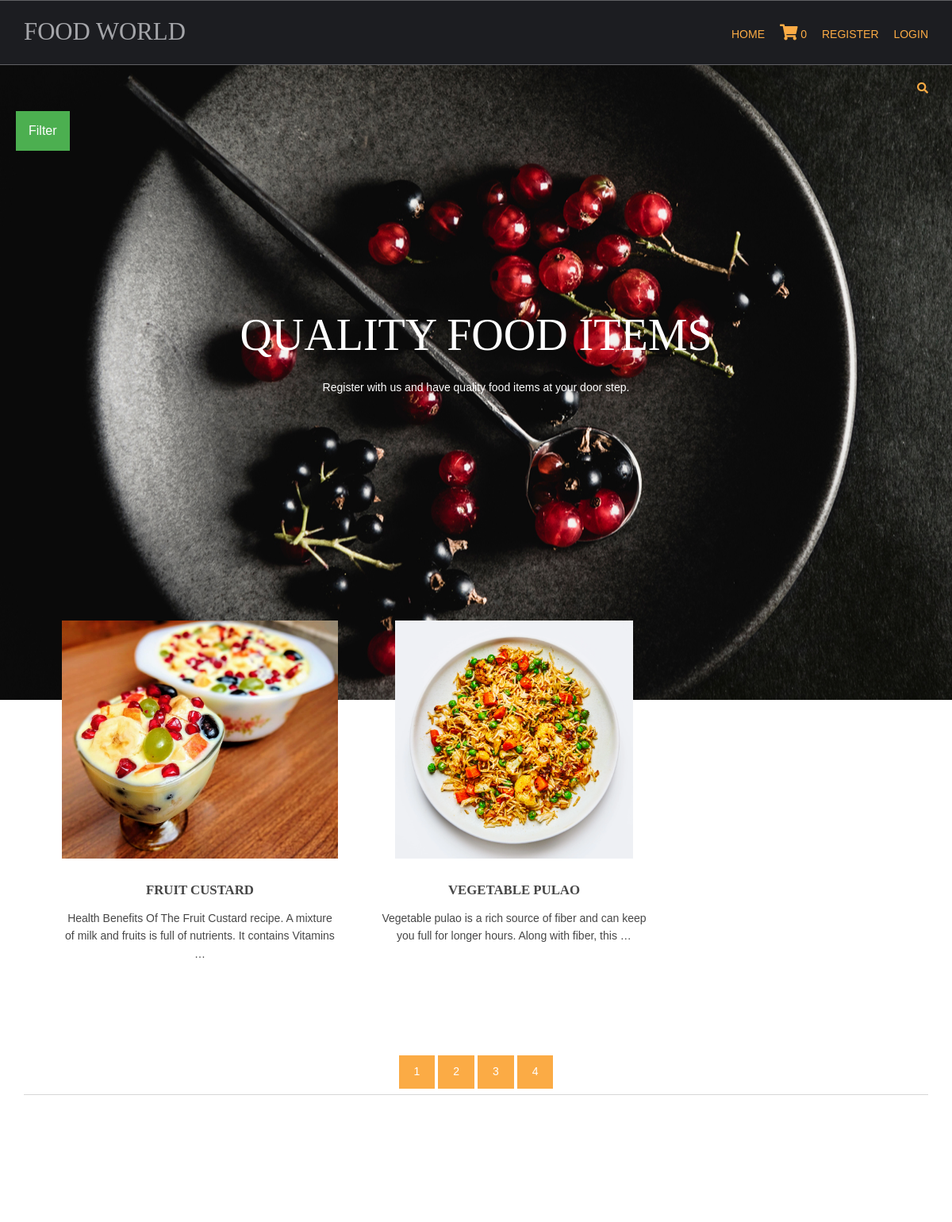
/?page=3, run on the app's committed database.
### shop/models.py (models this page shows, shortened)
class products(models.Model):
    name=models.CharField(max_length=150,unique=True)
    slug=models.CharField(max_length=150,unique=True)
    img=models.ImageField(upload_to='product')
    desc=models.TextField()
    stock=models.IntegerField()
    available=models.BooleanField
    price=models.IntegerField()
    category=models.ForeignKey(categ,on_delete=models.CASCADE)
    def get_url(self):
        return reverse('details',args=[self.category.slug,self.slug])

### shop/views.py (the view)
# urls.py: 2. Add a URL to urlpatterns:  path('', views.home, name='home')
def home(request,c_slug=None):
    c_page=None
    prodt=None
    if c_slug!=None:
        c_page=get_object_or_404(categ,slug=c_slug)
        prodt=products.objects.filter(category=c_page)
    else:
        prodt=products.objects.all()
    cat=categ.objects.all()
    paginator=Paginator(prodt,2)
    try:
        page=int(request.GET.get('page','1'))
    except:
        page=1
    try:
        pro=paginator.page(page)
    except(EmptyPage,InvalidPage):
        pro=paginator.page(paginator.num_pages)
    return render(request,'home.html',{'pr':prodt,'ct':cat,'pg':pro})

### cart/context_processor.py (called while the page is built)
def count(request):
    item_count=0
    if 'admin' in request.path:
        return {}
    else:
        try:
            ct=cartlist.objects.filter(cart_id=c_id(request))
            cti=items.objects.all().filter(cart=ct[:1])
            for c in cti:
                item_count += c.quan
        except cartlist.DoesNotExist:
            item_count=0
        return dict(itc=item_count)

### cart/views.py (called while the page is built)
def c_id(request):
    ct_id=request.session.session_key
    if not ct_id:
        ct_id=request.session.create()
    return ct_id

### shop/models.py (called while the page is built)
    def get_url(self):
        return reverse('prod_cat',args=[self.slug])

### templates/home.html (shortened to what this page needs)
{% extends 'base.html' %}
{% load static %}
{% block content %}
<html lang="">
<head>
<link href="{% static 'hm/layout/styles/layout.css' %}" rel="stylesheet" type="text/css" media="all">
</head>
<body id="top">
<div class="abcd" style="background-image:url({% static 'hm/images/demo/backgrounds/bg.jpg' %});">
<div class="wrapper row0">
    <div id="topbar" class="hoc clear">
  <div class="fl_right">
        <ul class="nospace">
                  <li id="searchform">
          </li>
        </ul>
</div>
    </div>
</div>
<div class="dropdown">
  <button class="dropbtn">Filter</button>
</div>
  <div id="pageintro" class="hoc clear">
    <article>
      <h3 class="heading">QUALITY FOOD ITEMS</h3>
      <p>Register with us and have quality food items at your door step.</p>
    </article>
  </div>
</div>
<div class="wrapper row3">
  <main class="hoc container clear">
    <section id="introblocks">
      <ul class="nospace group btmspace-80">
        {% for i in pg.object_list %}
        <li class="one_third">
          <figure><a class="imgover" href="{{i.get_url}}"><img src="{{i.img.url}}" alt="" style="height:300"></a>
            <figcaption>
              <h6 class="heading">{{i.name}}</h6>
              <p>{{i.desc|truncatewords:20}}</p>
              <br>
            </figcaption>
          </figure>
        </li>
        {% endfor %}
      </ul>
    </section>
    <center>
  {% for p in pg.paginator.page_range %}
          <a href="?page={{p}}" class="btn btn-light btn-sm {% if pg.number == p %} active {% endif %}"> {{p}} </a>
  {% endfor %}
    </center>
    <hr class="btmspace-80">
  </main>
</div>
</body>
</html>
{% endblock %}

### static/hm/layout/styles/layout.css (style rules this page uses)
#topbar { padding:20px 0; font-size:.8rem; text-transform:uppercase; }
#topbar ul li { display:inline-block; margin-right:15px; }
#topbar ul li:last-child { margin-right:0; padding-right:0; border-right:none; }
#topbar #searchform { position:relative; line-height:1; z-index:9999; }
#topbar #searchform::after { display:block; height:18px; line-height:18px; padding:0; font-family:"Font Awesome\ 5 Free"; font-weight:900; font-size:1rem; content:"\f002"; }
#topbar #searchform ::placeholder { text-transform:capitalize; }
#pageintro { padding:200px 0 300px; }
#pageintro article, #pageintro article p { display:block; max-width:75%; margin:0 auto; text-align:center; }
#pageintro article p { max-width:65%; line-height:2rem; }
#pageintro .heading { margin-bottom:20px; font-size:4rem; }
.container { padding:80px 0; }
#introblocks { display:block; position:relative; margin:-180px 0 0 0; z-index:1; text-align:center; }
#introblocks figure figcaption { display:block; padding:30px 0 0 0; text-align:center; }
#introblocks figure figcaption .heading { font-size:1.2rem; font-weight:700; margin-bottom:0; }
*, *::before, *::after { transition:all .3s ease-in-out; }
body { color:#A5A6AA; background-color:#1C1D21; }
a { color:#FBAB45; }
hr, .borderedbox { border-color:#D7D7D7; }
.btn, .btn.inverse:hover { color:#FFFFFF; background-color:#FBAB45; border-color:#FBAB45; }
.imgover, .imgover:hover::after { color:#FFFFFF; }
.row3 { color:#474747; background-color:#FFFFFF; }
#topbar #searchform { color:#FBAB45; }
#pageintro { color:#FFFFFF; }
@media screen and (min-width:1140px) { .hoc { max-width:1140px; } }

### static/hm/layout/styles/framework.css (style rules this page uses)
html { overflow-y:scroll; overflow-x:hidden; }
html, body { margin:0; padding:0; font-size:14px; line-height:1.6em; }
*, *::before, *::after { box-sizing:border-box; }
.nospace { margin:0; padding:0; list-style:none; }
.btn { display:inline-block; padding:8px 18px 10px; text-transform:uppercase; border:1px solid; }
.clear, .group { display:block; }
.clear::before, .clear::after, .group::before, .group::after { display:table; content:""; }
.clear, .clear::after, .group, .group::after { clear:both; }
a { outline:none; text-decoration:none; }
.fl_right, .imgr { float:right; }
img { width:auto; max-width:100%; height:auto; margin:0; padding:0; border:none; line-height:normal; vertical-align:middle; }
.imgover { display:inline-block; position:relative; max-width:100%; }
.imgover::before, .imgover::after { display:block; position:absolute; content:""; text-align:center; opacity:0; }
.imgover::before { top:0; right:0; bottom:0; left:0; }
.imgover::after { top:50%; left:50%; width:50px; height:50px; line-height:50px; margin:-25px 0 0 -25px; font-family:"Font Awesome\ 5 Free"; font-weight:900; content:"\f067"; font-size:28px; }
body, input, textarea, select { font-family:Verdana, Geneva, sans-serif; }
h1, h2, h3, h4, h5, h6, .heading { font-family:Georgia, "Times New Roman", Times, serif; }
label, input, textarea, select, button { display:block; resize:none; outline:none; color:inherit; font-size:inherit; font-family:inherit; vertical-align:middle; }
::placeholder { opacity:1; }
h1, h2, h3, h4, h5, h6, .heading { margin:0 0 20px 0; font-size:1.4rem; line-height:normal; font-weight:normal; text-transform:uppercase; }
hr { display:block; width:100%; height:1px; border:solid; border-width:1px 0 0 0; }
.wrapper { display:block; position:relative; width:100%; margin:0; padding:0; text-align:left; word-wrap:break-word; }
.hoc { display:block; margin:0 auto; }
address, article, aside, figcaption, figure, footer, header, main, nav, section { display:block; margin:0; padding:0; }
.one_half, .one_third, .two_third, .one_quarter, .two_quarter, .three_quarter { display:inline-block; float:left; margin:0 0 0 4.21052%; list-style:none; }
.one_third { width:30.52631%; }
.btmspace-80 { margin-bottom:80px; }

### templates/home.html (style rules this page uses)
.dropbtn { background-color: #4CAF50; color: white; padding: 16px; font-size: 16px; border: none; cursor: pointer; }
.dropdown { position: relative; display: inline-block; padding-left:20px; }
.abcd { height:100%; background-position:center; background-repeat:no-repeat; background-size:cover; }

### data on the page
products: img (picture), name "FRUIT CUSTARD", desc "Health Benefits Of The Fruit Custard recipe. A mixture of milk and fruits is full of nutrients. It contains Vitamins …"
products: img (picture), name "VEGETABLE PULAO", desc "Vegetable pulao is a rich source of fiber and can keep you full for longer hours. Along with fiber, this …"

### other printed values
{{ itc }} "0"
{{ p }} "1" "2" "3" "4"
